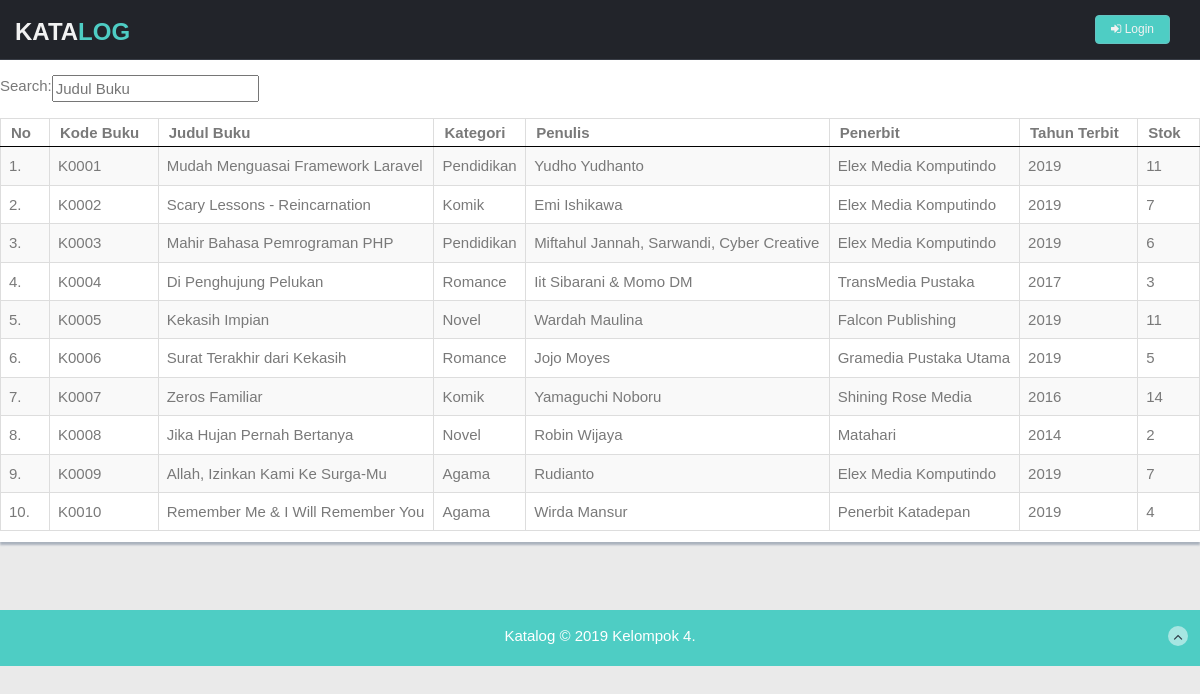
The page / on the database its author committed.
### tables this page shows
CREATE TABLE `buku` (
  `buku_id` int(11) NOT NULL,
  `buku_kode` varchar(50) NOT NULL,
  `buku_judul` varchar(50) NOT NULL,
  `kategori_id` int(11) NOT NULL,
  `buku_pengarang` varchar(50) NOT NULL,
  `buku_penerbit` varchar(50) NOT NULL,
  `buku_tahun` varchar(50) DEFAULT NULL,
  `jumlah` int(11) DEFAULT NULL
);

CREATE TABLE `kategori` (
  `kategori_id` int(11) NOT NULL,
  `kategori_nama` varchar(50) NOT NULL
);

### index.php (the view, shortened to what this page needs)
<?php
$no=1;
include 'config.php';
$query = "SELECT buku.*,kategori.kategori_nama
    FROM buku
    JOIN kategori
    ON buku.kategori_id = kategori.kategori_id
    ORDER BY buku.buku_kode ASC";
$hasil = mysqli_query($db, $query);
$data_buku = array();
while ($row = mysqli_fetch_assoc($hasil)) {
    $data_buku[] =  $row;
}
?>
<!DOCTYPE html>
<html lang="en">
<head>
  <link href="asset/lib/bootstrap/css/bootstrap.min.css" rel="stylesheet">
  <link href="asset/lib/font-awesome/css/font-awesome.css" rel="stylesheet" />
  <link href="asset/css/style.css" rel="stylesheet">
  <link href="asset/css/style-responsive.css" rel="stylesheet">
  <link rel="stylesheet" href="asset/lib/advanced-datatable/css/DT_bootstrap.css" />
  <link href="asset/lib/advanced-datatable/css/demo_page.css" rel="stylesheet" />
  <link href="asset/lib/advanced-datatable/css/demo_table.css" rel="stylesheet" />
</head>
<body>
  <section id="container">
    <header class="header black-bg">
      <a href="index.php" class="logo"><b>KATA<span>LOG</span></b></a>
      <div class="top-menu">
        <ul class="nav pull-right top-menu">
          <li><a class="logout" href="dashboard.php"><i class="fa fa-sign-in"></i> Login</a></li>
        </ul>
      </div>
    </header>
    <section id="main-content" style="margin-left: 0px;">
        <section class="wrapper site-min-height">
            <div class="">
              <div class="row mb">
                <div class="content-panel">
                  <div class="adv-table">
                    <div class="dataTables_wrapper form-inline">
                      <div class="row-fluid">
                        <div class="span6">
                          <div class="dataTables_length">
                            <label> Search:</label>
                            <input type="text" class="dataTables-filter" id="myInput" onkeyup="myFunction()" placeholder="Judul Buku">
                          </div>
                        </div>
                      </div>
                      <br>
                      <br>
                      <table cellpadding="0" cellspacing="0" border="0" class="display table table-bordered table-striped" id="myTable">
                        <thead>
                            <tr>
                                <th width="1%">No</th>
                                <th>Kode Buku</th>
                                <th>Judul Buku</th>
                                <th>Kategori</th>
                                <th>Penulis</th>
                                <th>Penerbit</th>
                                <th>Tahun Terbit</th>
                                <th>Stok</th>
                            </tr>
                        </thead>
                        <tbody>
                        <?php foreach($data_buku AS $buku) :?>
                            <tr>
                                <td><?=$no++;?>.</td>
                                <td><?=$buku['buku_kode'];?></td>
                                <td><?=$buku['buku_judul']?></td>
                                <td><?=$buku['kategori_nama']?></td>
                                <td><?=$buku['buku_pengarang'];?></td>
                                <td><?=$buku['buku_penerbit']?></td>
                                <td><?=$buku['buku_tahun'];?></td>
                                <td><?=$buku['jumlah'];?></td>
                            </tr>
                        <?php endforeach?>
                        </tbody>
                    </table>
                    </div>
                  </div>
                </div>
              </div>
            </div>
        </section>
    </section>
    <footer class="site-footer">
      <div class="text-center">
        <p>
          <a href="index.php" style="color:white;">Katalog</a> &copy; 2019 Kelompok 4.
        </p>
        <a href="index.php#" class="go-top">
          <i class="fa fa-angle-up"></i>
        </a>
      </div>
    </footer>
  </section>
</body>
</html>

### asset/css/style.css (style rules this page uses)
body { color: #797979; background: #eaeaea; font-family: 'Ruda', sans-serif; padding: 0px !important; margin: 0px !important; font-size:15px; }
ul li { list-style: none; }
a, a:hover, a:focus { text-decoration: none; outline: none; }
#container { width: 100%; height: 100%; }
.mb { margin-bottom: 25px; }
ul.top-menu > li > .logout { color: #f2f2f2; font-size: 12px; border-radius: 4px; -webkit-border-radius: 4px; border: 1px solid #64c3c2 !important; padding: 5px 15px; margin-right: 15px; background: #4ECDC4; margin-top: 15px; }
#main-content { margin-left: 210px; }
.header, .footer { min-height: 60px; padding: 0 15px; }
.header { position: fixed; left: 0; right: 0; z-index: 1002; }
.black-bg { background: #22242a; border-bottom: 1px solid #393d46; }
.wrapper { display: inline-block; margin-top: 60px; padding-left: 15px; padding-right: 15px; padding-bottom: 15px; padding-top: 0px; width: 100%; }
a.logo { font-size: 24px; color: #f2f2f2; float: left; margin-top: 15px; text-transform: uppercase; }
a.logo b { font-weight: 900; }
a.logo span { color: #4ECDC4; }
#top_menu .nav > li, ul.top-menu > li { float: left; }
ul.top-menu > li > a { color: #666666; font-size: 16px; border-radius: 4px; -webkit-border-radius: 4px; border:1px solid #666666 !important; padding: 2px 6px; margin-right: 15px; }
.content-panel { background: #ffffff; box-shadow: 0px 3px 2px #aab2bd; padding-top: 15px; padding-bottom: 5px; }
label { font-weight: 400; }
.site-footer { background: #4ECDC4; color: #fff; padding: 15px 0; }
.site-footer p { margin-bottom: 5px; }
.go-top { margin-right: 1%; margin-top: -25px; float: right; background: rgba(255,255,255,.5); width: 20px; height: 20px; border-radius: 50%; -webkit-border-radius: 50%; }
.go-top i { color: #2A3542; }
.site-min-height { min-height: 550px; }

### rows shown on the page
buku: buku_kode "K0001", buku_judul "Mudah Menguasai Framework Laravel", kategori.kategori_nama "Pendidikan", buku_pengarang "Yudho Yudhanto", buku_penerbit "Elex Media Komputindo", buku_tahun "2019", jumlah "11"
buku: buku_kode "K0002", buku_judul "Scary Lessons - Reincarnation", kategori.kategori_nama "Komik", buku_pengarang "Emi Ishikawa", buku_penerbit "Elex Media Komputindo", buku_tahun "2019", jumlah "7"
buku: buku_kode "K0003", buku_judul "Mahir Bahasa Pemrograman PHP", kategori.kategori_nama "Pendidikan", buku_pengarang "Miftahul Jannah, Sarwandi, Cyber Creative", buku_penerbit "Elex Media Komputindo", buku_tahun "2019", jumlah "6"
buku: buku_kode "K0004", buku_judul "Di Penghujung Pelukan", kategori.kategori_nama "Romance", buku_pengarang "Iit Sibarani & Momo DM", buku_penerbit "TransMedia Pustaka", buku_tahun "2017", jumlah "3"
buku: buku_kode "K0005", buku_judul "Kekasih Impian", kategori.kategori_nama "Novel", buku_pengarang "Wardah Maulina", buku_penerbit "Falcon Publishing", buku_tahun "2019", jumlah "11"
buku: buku_kode "K0006", buku_judul "Surat Terakhir dari Kekasih", kategori.kategori_nama "Romance", buku_pengarang "Jojo Moyes", buku_penerbit "Gramedia Pustaka Utama", buku_tahun "2019", jumlah "5"
buku: buku_kode "K0007", buku_judul "Zeros Familiar", kategori.kategori_nama "Komik", buku_pengarang "Yamaguchi Noboru", buku_penerbit "Shining Rose Media", buku_tahun "2016", jumlah "14"
buku: buku_kode "K0008", buku_judul "Jika Hujan Pernah Bertanya", kategori.kategori_nama "Novel", buku_pengarang "Robin Wijaya", buku_penerbit "Matahari", buku_tahun "2014", jumlah "2"
buku: buku_kode "K0009", buku_judul "Allah, Izinkan Kami Ke Surga-Mu", kategori.kategori_nama "Agama", buku_pengarang "Rudianto", buku_penerbit "Elex Media Komputindo", buku_tahun "2019", jumlah "7"
buku: buku_kode "K0010", buku_judul "Remember Me & I Will Remember You", kategori.kategori_nama "Agama", buku_pengarang "Wirda Mansur", buku_penerbit "Penerbit Katadepan", buku_tahun "2019", jumlah "4"
